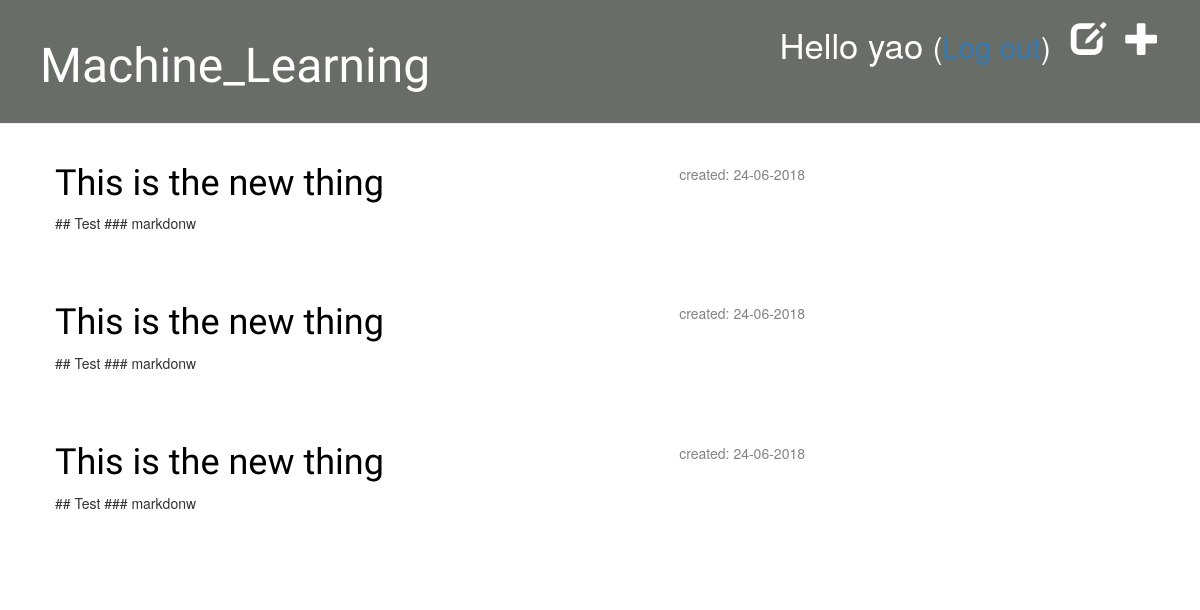
Page /drafts/ (signed in) on the committed database.
### blog/models.py (models this page shows, shortened)
class Post(models.Model):
	author = models.ForeignKey('auth.User', on_delete = models.CASCADE)
	title = models.CharField(max_length = 200)
	text = models.TextField()
	created_date = models.DateTimeField(default = timezone.now)
	published_date = models.DateTimeField(blank = True, null = True)

### blog/views.py (the view)
# urls.py: path('drafts/', views.post_draft_list, name='post_draft_list'),
@login_required
def post_draft_list(request):
	posts = Post.objects.filter(published_date__isnull=True).order_by('created_date')
	return render(request, 'blog/post_draft_list.html', {'posts': posts})

### blog/templates/blog/post_draft_list.html
{% extends 'blog/base.html' %}
{% block content %}
    {% for post in posts %}
        <div class="post">
            <p class="date">created: {{ post.created_date|date:'d-m-Y' }}</p>
            <h1><a href="{% url 'post_detail' pk=post.pk %}">{{ post.title }}</a></h1>
            <p>{{ post.text|truncatechars:200 }}</p>
        </div>
    {% endfor %}
{% endblock %}

### blog/templates/blog/base.html (shortened to what this page needs)
{% load staticfiles %}
<html>
    <head>
		<link rel="stylesheet" href="//maxcdn.bootstrapcdn.com/bootstrap/3.2.0/css/bootstrap.min.css">
		<link rel="stylesheet" href="//maxcdn.bootstrapcdn.com/bootstrap/3.2.0/css/bootstrap-theme.min.css">
		<link rel="stylesheet" href="{% static 'css/blog.css' %}">
    </head>
    <body>
        <div class="page-header">
			    {% if user.is_authenticated %}
				<a href="{% url 'post_new' %}" class="top-menu"><span class="glyphicon glyphicon-plus"></span></a>
				<a href="{% url 'post_draft_list' %}" class="top-menu"><span class="glyphicon glyphicon-edit"></span></a>
				<p class="top-menu">Hello {{ user.username }} <small>(<a href="{% url 'logout' %}">Log out</a>)</small></p>
				{% else %}
				<a href="{% url 'login' %}" class="top-menu"><span class="glyphicon glyphicon-lock"></span></a>
				{% endif %}
            <h1><a href="/">Machine_Learning</a></h1>
        </div>
        <div class="content container">
            <div class="row">
                <div class="col-md-8">
                {% block content %}
                {% endblock %}
                </div>
            </div>
        </div>
    </body>
</html>

### blog/static/css/blog.css (style rules this page uses)
.page-header { background-color: #686E67; margin-top: 0; padding: 20px 20px 20px 40px; }
.page-header h1, .page-header h1 a, .page-header h1 a:visited, .page-header h1 a:active { color: #ffffff; font-size: 36pt; text-decoration: none; }
.content { margin-left: 40px; }
h1, h2, h3, h4 { font-family: 'Lobster', cursive; }
.date { float: right; color: #828282; }
.top-menu, .top-menu:hover, .top-menu:visited { color: #ffffff; float: right; font-size: 26pt; margin-right: 20px; }
.post { margin-bottom: 70px; }
.post h1 a, .post h1 a:visited { color: #000000; }

### rows in the picture
Post: created_date "24-06-2018", title "This is the new thing", text "## Test ### markdonw"
Post: created_date "24-06-2018", title "This is the new thing", text "## Test ### markdonw"
Post: created_date "24-06-2018", title "This is the new thing", text "## Test ### markdonw"

### other values in the picture
{{ user.username }} "yao"
